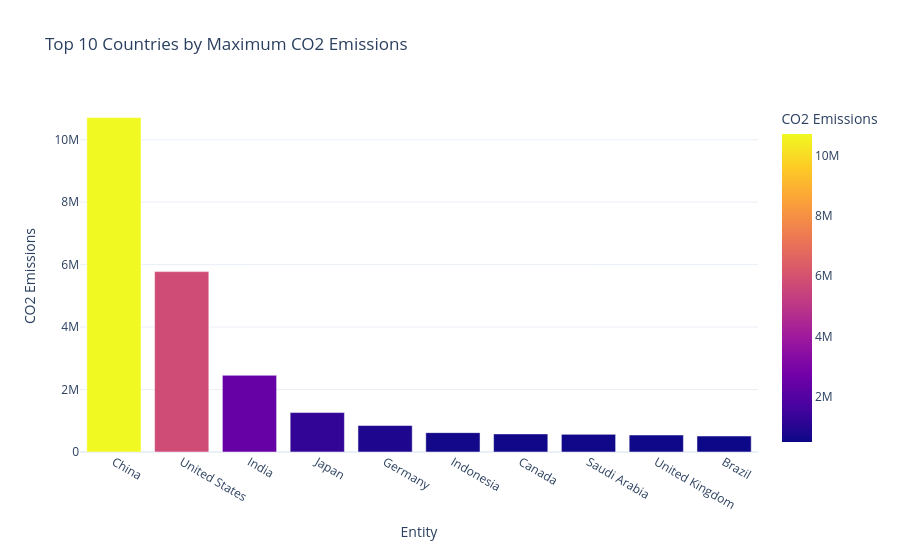

The cell this chart's notebook holds for it:
### Code cell
# Calculate the maximum 'CO2' emissions for each 'Country' category and sort in descending order
max_co2 = df.groupby('Entity')['CO2'].max().reset_index()
max_co2 = max_co2.sort_values(by='CO2', ascending=False)

# Select the top 10 'Country' categories with the highest maximum 'CO2' emissions
top_10_high_co2 = max_co2.head(10)

# Create a bar plot using Plotly Express
fig = px.bar(
    top_10_high_co2,  # DataFrame containing the data
    x='Entity',  # x-values: 'Country' categories
    y='CO2',  # y-values: maximum 'CO2' emissions
    color='CO2',  # Color the bars based on the indices
    title='Top 10 Countries by Maximum CO2 Emissions',  # Set the title of the plot
    labels={'Country': 'Country', 'CO2': 'CO2 Emissions'},  # Customize labels
    template='plotly_white'  # Use a white template for the plot
)

# Set the height of the plot
fig.update_layout(height=550)

# Display the plot
fig.show()

### Figure 1 — Plotly figure (JSON) as saved in the notebook; plotly's stock layout.template omitted (floating-point values rounded to 4 significant figures)
{"data": [{"hovertemplate": "Entity=%{x}<br>CO2 Emissions=%{marker.color}<extra></extra>", "legendgroup": "", "marker": {"color": [10710000.0, 5776000.0, 2456000.0, 1263000.0, 847700.0, 619800.0, 580200.0, 565200.0, 545300.0, 511600.0], "coloraxis": "coloraxis", "pattern": {"shape": ""}}, "name": "", "orientation": "v", "showlegend": false, "textposition": "auto", "type": "bar", "x": ["China", "United States", "India", "Japan", "Germany", "Indonesia", "Canada", "Saudi Arabia", "United Kingdom", "Brazil"], "xaxis": "x", "y": [10710000.0, 5776000.0, 2456000.0, 1263000.0, 847700.0, 619800.0, 580200.0, 565200.0, 545300.0, 511600.0], "yaxis": "y"}], "layout": {"barmode": "relative", "coloraxis": {"colorbar": {"title": {"text": "CO2 Emissions"}}, "colorscale": [[0, "#0d0887"], [0.1111, "#46039f"], [0.2222, "#7201a8"], [0.3333, "#9c179e"], [0.4444, "#bd3786"], [0.5556, "#d8576b"], [0.6667, "#ed7953"], [0.7778, "#fb9f3a"], [0.8889, "#fdca26"], [1, "#f0f921"]]}, "height": 550, "legend": {"tracegroupgap": 0}, "title": {"text": "Top 10 Countries by Maximum CO2 Emissions"}, "xaxis": {"anchor": "y", "domain": [0, 1], "title": {"text": "Entity"}}, "yaxis": {"anchor": "x", "domain": [0, 1], "title": {"text": "CO2 Emissions"}}}}
